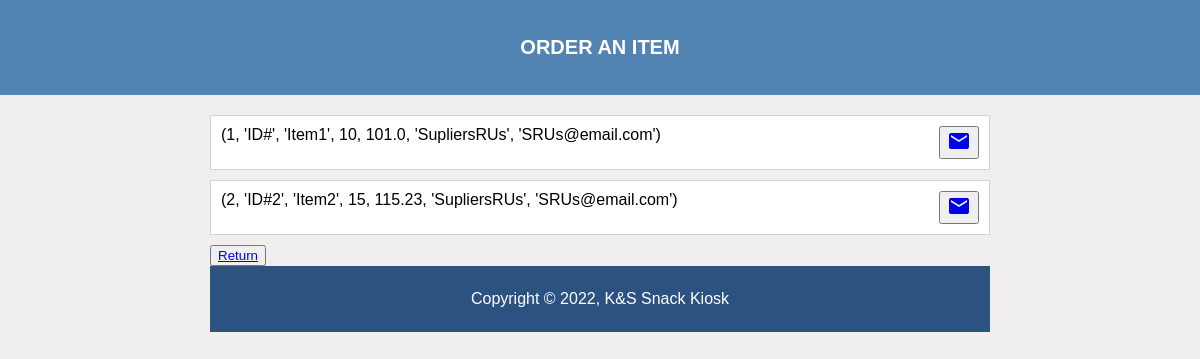
The app's page /orderitems, older data.
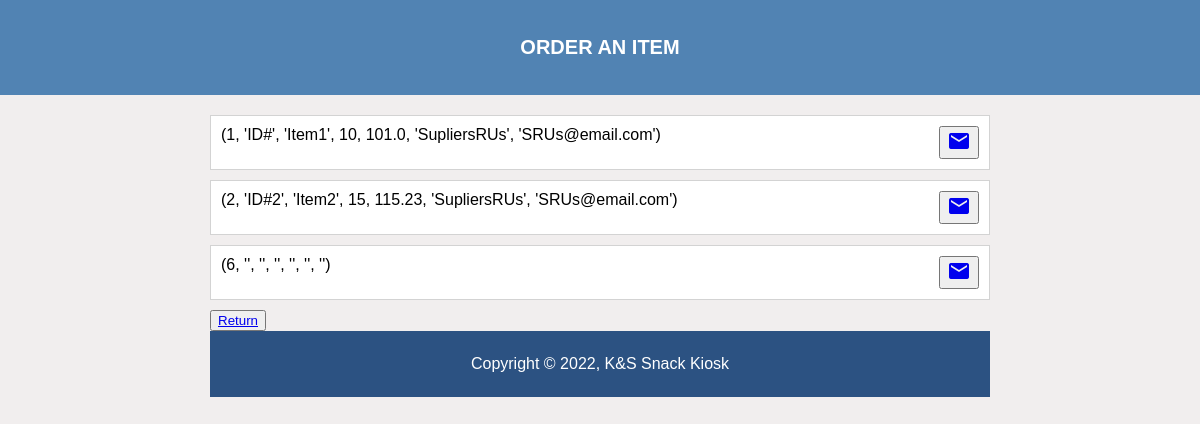
The same page, newer data.
### tables this page shows
CREATE TABLE items (
  ID INTEGER NOT NULL PRIMARY KEY AUTOINCREMENT,
  item_ID VARCHAR(45) NOT NULL,
  item_name VARCHAR(45),
  item_qty INTEGER NOT NULL,
  item_cost FLOAT NOT NULL,
  suplname VARCHAR(45),
  suplemail VARCHAR(45)
);

### L2Main.py (the view)
@app.route("/orderitems", methods=['GET', 'POST'])
def order():
  return render_template("L4Email.html", items=getAll())

### L2Main.py (called while the page is built)
def select (sql, data=[]):
  conn = sqlite3.connect(DB)
  cursor = conn.cursor()
  cursor.execute(sql, data)
  results = cursor.fetchall()
  conn.close()
  return results

def getAll ():
  return select("SELECT * FROM `items`")

### templates/L4Email.html (shortened to what this page needs)
{% extends 'L4Main.html' %}
{% block body %}
<h1>Order an Item</h1>
<div id="itemWrap">
  {% for item in items %}
    <div  id="itemList" class="row">
        <div style="width: 100%">{{item}}</div>
        <div ><button><a href = "/email{{ item[6] }}" onclick="return confirm('Are you sure?')" ><i class="mi">mail</i></a></button></div>
    </div>
  {% endfor %}
  <button><a href = "/"> Return </a></button>
{% endblock %}
{%block foot%}
  <p>Copyright &copy; 2022, K&S Snack Kiosk</p>
{% endblock %}

Row changes from the older to the newer data that the page shows:
added items: item "(6, '', '', '', '', '', '')"
